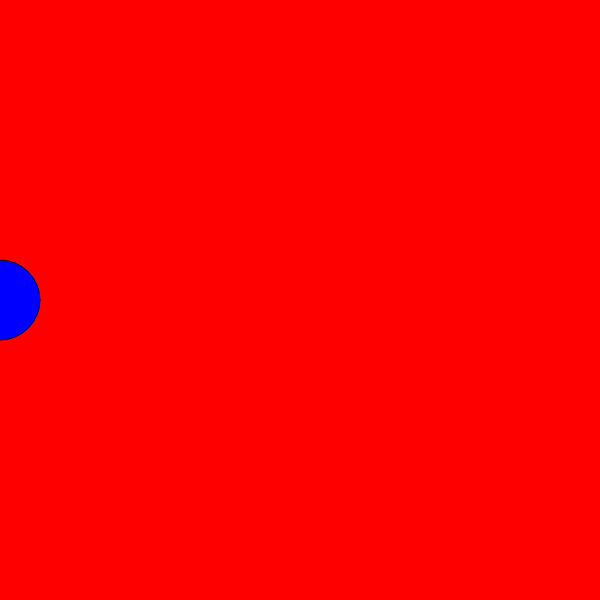
Frame 1 (no input)
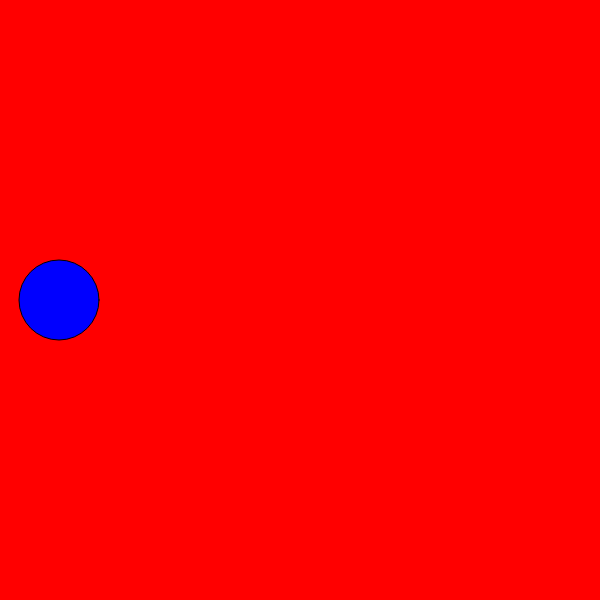
Frame 60 (no input)
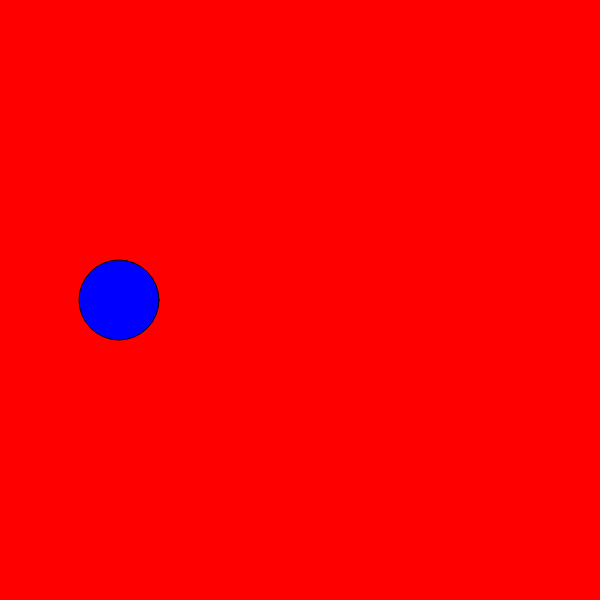
Frame 120 (the mouse pressed at the canvas centre since frame 60)

The p5.js sketch that drew these frames (run headless with seeded random() and noise() and a simulated clock; from frame 60 on, the mouse is pressed at the canvas centre):

// p5.js sketch
// ── sketch.js
let x;
let y;

function setup (){
    createCanvas(600, 600);
    x = 0;
    y = 300;
}




// for(let x = 0; x < 600; x++){
//     console.log(x)
// }

function draw(){
    background(255, 0, 0);
    fill(0, 0, 255);
    ellipse(x, y, 80, 80);
    x++;

}
